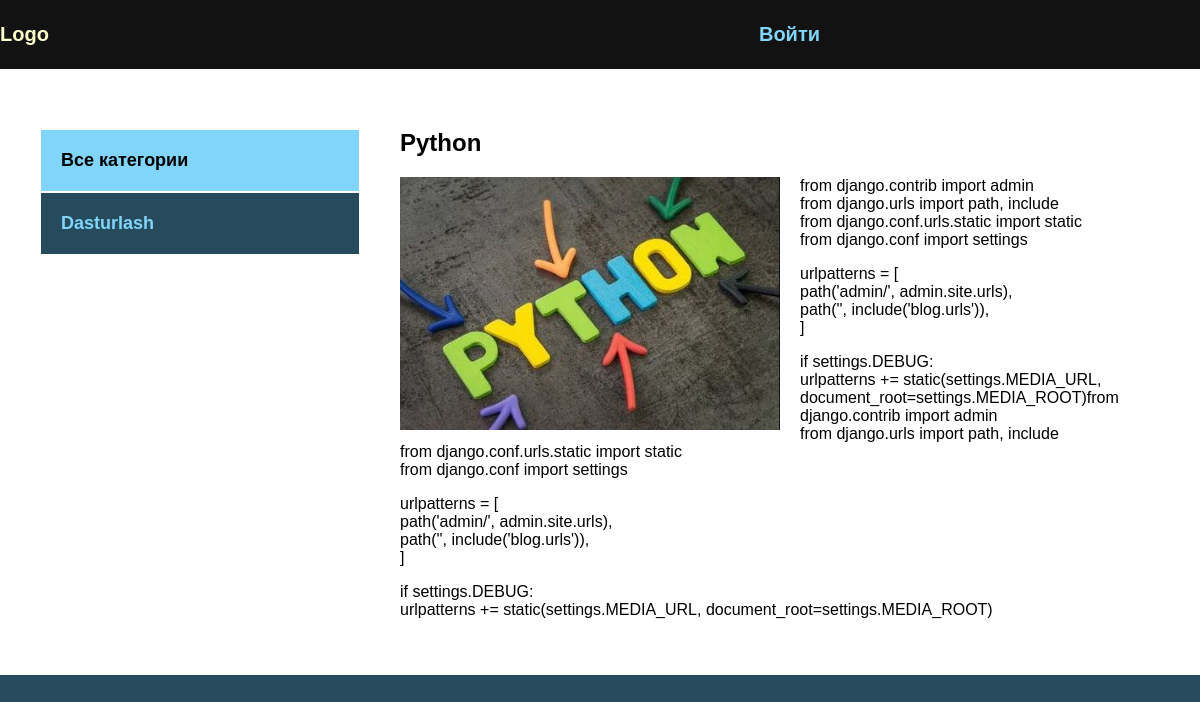
Page /post/python/ on the committed database.
### blog/models.py (models this page shows, shortened)
class Category(models.Model):
    name = models.CharField(max_length=100, db_index=True, verbose_name="Категория")
    slug = models.SlugField(max_length=100, unique=True, db_index=True, verbose_name="URL")
    def get_absolut_url(self):
        return reverse('category', kwargs={'cat_slug': self.slug})
    class Meta:
        verbose_name = "Категория"
        verbose_name_plural = "Категории"

class Blog(models.Model):
    title = models.CharField(max_length=255, verbose_name='Название')
    slug = models.SlugField(max_length=255, unique=True, db_index=True, verbose_name="URL")
    content = models.TextField(blank=True, verbose_name="Контент")
    photo = models.ImageField(upload_to="photos/%Y/%m/%d", blank=True, verbose_name="Фото")
    time_completed = models.DateTimeField(auto_now_add=True, verbose_name="Дата публикации")
    time_update = models.DateTimeField(auto_now=True, verbose_name="Дата обновления")
    is_published = models.BooleanField(default=True, verbose_name="Опубликовано")
    cat = models.ForeignKey('Category', on_delete=models.PROTECT, verbose_name="Категория")
    def __str__(self):
        return self.title
    class Meta:
        verbose_name = "Новость"
        verbose_name_plural = "Новости"
        ordering = ['-time_completed']

### blog/views.py (the view)
# urls.py: path('post/<slug:post_slug>/', ShowPost.as_view(), name='post'),
class ShowPost(DataMixin, DetailView):
    model = Blog
    template_name = 'blog/post.html'
    slug_url_kwarg = 'post_slug'
    context_object_name = 'post'
    def get_context_data(self, *, object_list=None, **kwargs):
        context = super().get_context_data(**kwargs)
        c_def = self.get_user_context(title=context['post'])
        return dict(list(context.items()) + list(c_def.items()))

### blog/templatetags/blog_tags.py (called while the page is built)
@register.inclusion_tag('blog/list_categories.html')
def show_categories(sort=None, cat_selected=0):
    if not sort:
        cats = Category.objects.all()
    else:
        cats = Category.objects.order_by(sort)
    return {'cats': cats, 'cat_selected': cat_selected}

### blog/utils.py (called while the page is built)
    def get_user_context(self, **kwargs):
        context = kwargs
        cats = Category.objects.all()
        user_menu = menu.copy()
        if not self.request.user.is_authenticated:
            user_menu.pop(0)
        context['menu'] = user_menu
        context['cats'] = cats
        if 'cat_selected' not in context:
            context['cat_selected'] = 0
        return context

### blog/templates/blog/post.html
{% extends 'blog/base.html' %}
{% block content %}
<div class="post">
    <h2>{{ post.title }}</h2>
    {% if post.photo %}
    <img src="{{ post.photo.url }}" class="image" alt="">
    {% endif %}
    {{ post.content|linebreaks }}
</div>
{% endblock %}

### blog/templates/blog/list_categories.html
{% for c in cats %}
  {% if c.pk == cat_selected %}
  <li class="selected">{{ c.name }}</li>
  {% else %}
  <li><a href="{{ c.get_absolut_url }}">{{ c.name }}</a></li>
  {% endif %}
{% endfor %}

### blog/static/css/style.css (style rules this page uses)
body { margin: 0; padding: 0; background: #264b5d; font-family: Verdana, Geneva, Tahoma, sans-serif; }
a { color: #81d4fa; text-decoration: none; padding: 20px; }
.sidebar a { padding: 20px; background: #264b5d; display: block; border: 1px solid #FFF; font-weight: bold; font-size: 18px; }
.image { max-width: 50%; float: left; margin-right: 20px; }
.post { font-size: 16px; }

### rows in the picture
Category: name "Dasturlash"
Blog: title "Python", photo (picture), content "from django.contrib import admin from django.urls import path, include from django.conf.urls.static import static from django.conf import settings urlpatterns = [ path('admin/', admin.site.urls), path('', include('blog.urls')), ] if settings.DEBUG: urlpatterns += static(settings.MEDIA_URL, document_root=settings.MEDIA_ROOT)from django.contrib import admin from django.urls import path, include from django.conf.urls.static import static from django.conf import settings urlpatterns = [ path('admin/', admin.site.urls), path('', include('blog.urls')), ] if settings.DEBUG: urlpatterns += static(settings.MEDIA_URL, document_root=settings.MEDIA_ROOT)"

### other values in the picture
{{ m.title }} "Войти"
